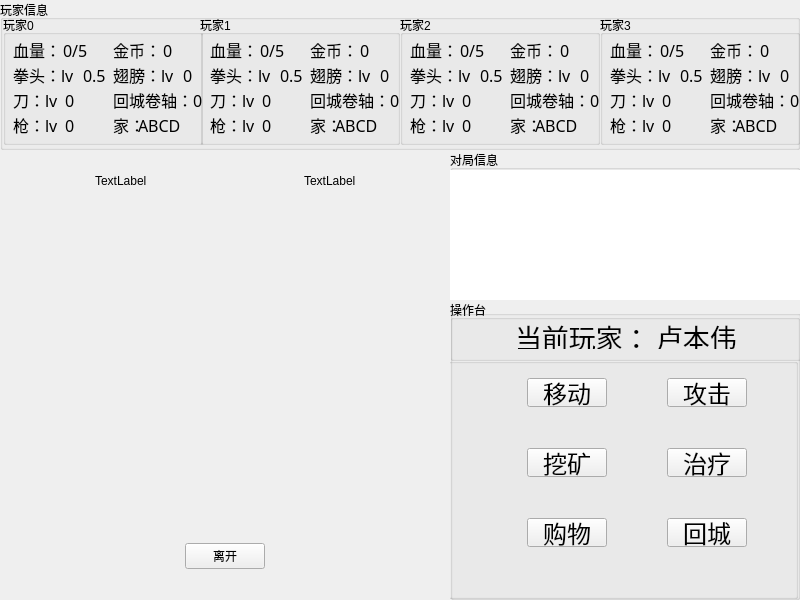
<?xml version="1.0" encoding="UTF-8"?>
<ui version="4.0">
 <class>GameWindow</class>
 <widget class="QWidget" name="GameWindow">
  <property name="geometry">
   <rect>
    <x>0</x>
    <y>0</y>
    <width>800</width>
    <height>600</height>
   </rect>
  </property>
  <property name="windowTitle">
   <string>Form</string>
  </property>
  <widget class="QGroupBox" name="playerInfo">
   <property name="geometry">
    <rect>
     <x>0</x>
     <y>0</y>
     <width>800</width>
     <height>150</height>
    </rect>
   </property>
   <property name="title">
    <string>玩家信息</string>
   </property>
   <widget class="QGroupBox" name="playerInfo_0">
    <property name="geometry">
     <rect>
      <x>3</x>
      <y>15</y>
      <width>200</width>
      <height>130</height>
     </rect>
    </property>
    <property name="title">
     <string>玩家0</string>
    </property>
    <widget class="QLabel" name="label_1">
     <property name="geometry">
      <rect>
       <x>10</x>
       <y>20</y>
       <width>81</width>
       <height>30</height>
      </rect>
     </property>
     <property name="font">
      <font>
       <family>Rockwell</family>
       <pointsize>12</pointsize>
      </font>
     </property>
     <property name="text">
      <string>血量：</string>
     </property>
    </widget>
    <widget class="QLabel" name="label_2">
     <property name="geometry">
      <rect>
       <x>10</x>
       <y>45</y>
       <width>81</width>
       <height>30</height>
      </rect>
     </property>
     <property name="font">
      <font>
       <family>Rockwell</family>
       <pointsize>12</pointsize>
      </font>
     </property>
     <property name="text">
      <string>拳头：lv</string>
     </property>
    </widget>
    <widget class="QLabel" name="label_3">
     <property name="geometry">
      <rect>
       <x>10</x>
       <y>70</y>
       <width>71</width>
       <height>30</height>
      </rect>
     </property>
     <property name="font">
      <font>
       <family>Rockwell</family>
       <pointsize>12</pointsize>
      </font>
     </property>
     <property name="text">
      <string>刀：lv</string>
     </property>
    </widget>
    <widget class="QLabel" name="label_4">
     <property name="geometry">
      <rect>
       <x>10</x>
       <y>95</y>
       <width>71</width>
       <height>30</height>
      </rect>
     </property>
     <property name="font">
      <font>
       <family>Rockwell</family>
       <pointsize>12</pointsize>
      </font>
     </property>
     <property name="text">
      <string>枪：lv</string>
     </property>
    </widget>
    <widget class="QLabel" name="label_5">
     <property name="geometry">
      <rect>
       <x>110</x>
       <y>20</y>
       <width>81</width>
       <height>30</height>
      </rect>
     </property>
     <property name="font">
      <font>
       <family>Rockwell</family>
       <pointsize>12</pointsize>
      </font>
     </property>
     <property name="text">
      <string>金币：</string>
     </property>
    </widget>
    <widget class="QLabel" name="label_6">
     <property name="geometry">
      <rect>
       <x>110</x>
       <y>45</y>
       <width>91</width>
       <height>30</height>
      </rect>
     </property>
     <property name="font">
      <font>
       <family>Rockwell</family>
       <pointsize>12</pointsize>
      </font>
     </property>
     <property name="text">
      <string>翅膀：lv</string>
     </property>
    </widget>
    <widget class="QLabel" name="label_7">
     <property name="geometry">
      <rect>
       <x>110</x>
       <y>70</y>
       <width>81</width>
       <height>30</height>
      </rect>
     </property>
     <property name="font">
      <font>
       <family>Rockwell</family>
       <pointsize>12</pointsize>
      </font>
     </property>
     <property name="text">
      <string>回城卷轴：</string>
     </property>
    </widget>
    <widget class="QLabel" name="label_8">
     <property name="geometry">
      <rect>
       <x>110</x>
       <y>95</y>
       <width>51</width>
       <height>30</height>
      </rect>
     </property>
     <property name="font">
      <font>
       <family>Rockwell</family>
       <pointsize>12</pointsize>
      </font>
     </property>
     <property name="text">
      <string>家：</string>
     </property>
    </widget>
    <widget class="QLabel" name="hp_0">
     <property name="geometry">
      <rect>
       <x>60</x>
       <y>20</y>
       <width>50</width>
       <height>30</height>
      </rect>
     </property>
     <property name="font">
      <font>
       <family>Rockwell</family>
       <pointsize>12</pointsize>
      </font>
     </property>
     <property name="text">
      <string>0/5</string>
     </property>
    </widget>
    <widget class="QLabel" name="lv_fist_0">
     <property name="geometry">
      <rect>
       <x>80</x>
       <y>45</y>
       <width>50</width>
       <height>30</height>
      </rect>
     </property>
     <property name="font">
      <font>
       <family>Rockwell</family>
       <pointsize>12</pointsize>
      </font>
     </property>
     <property name="text">
      <string>0.5</string>
     </property>
    </widget>
    <widget class="QLabel" name="lv_sword_0">
     <property name="geometry">
      <rect>
       <x>62</x>
       <y>70</y>
       <width>50</width>
       <height>30</height>
      </rect>
     </property>
     <property name="font">
      <font>
       <family>Rockwell</family>
       <pointsize>12</pointsize>
      </font>
     </property>
     <property name="text">
      <string>0</string>
     </property>
    </widget>
    <widget class="QLabel" name="lv_gun_0">
     <property name="geometry">
      <rect>
       <x>62</x>
       <y>95</y>
       <width>50</width>
       <height>30</height>
      </rect>
     </property>
     <property name="font">
      <font>
       <family>Rockwell</family>
       <pointsize>12</pointsize>
      </font>
     </property>
     <property name="text">
      <string>0</string>
     </property>
    </widget>
    <widget class="QLabel" name="money_0">
     <property name="geometry">
      <rect>
       <x>160</x>
       <y>20</y>
       <width>50</width>
       <height>30</height>
      </rect>
     </property>
     <property name="font">
      <font>
       <family>Rockwell</family>
       <pointsize>12</pointsize>
      </font>
     </property>
     <property name="text">
      <string>0</string>
     </property>
    </widget>
    <widget class="QLabel" name="lv_wing_0">
     <property name="geometry">
      <rect>
       <x>180</x>
       <y>45</y>
       <width>50</width>
       <height>30</height>
      </rect>
     </property>
     <property name="font">
      <font>
       <family>Rockwell</family>
       <pointsize>12</pointsize>
      </font>
     </property>
     <property name="text">
      <string>0</string>
     </property>
    </widget>
    <widget class="QLabel" name="num_tp_0">
     <property name="geometry">
      <rect>
       <x>190</x>
       <y>70</y>
       <width>50</width>
       <height>30</height>
      </rect>
     </property>
     <property name="font">
      <font>
       <family>Rockwell</family>
       <pointsize>12</pointsize>
      </font>
     </property>
     <property name="text">
      <string>0</string>
     </property>
    </widget>
    <widget class="QLabel" name="home_0">
     <property name="geometry">
      <rect>
       <x>135</x>
       <y>95</y>
       <width>71</width>
       <height>30</height>
      </rect>
     </property>
     <property name="font">
      <font>
       <family>Rockwell</family>
       <pointsize>12</pointsize>
      </font>
     </property>
     <property name="text">
      <string>ABCD</string>
     </property>
    </widget>
   </widget>
   <widget class="QGroupBox" name="playerInfo_1">
    <property name="geometry">
     <rect>
      <x>200</x>
      <y>15</y>
      <width>200</width>
      <height>130</height>
     </rect>
    </property>
    <property name="title">
     <string>玩家1</string>
    </property>
    <widget class="QLabel" name="label_9">
     <property name="geometry">
      <rect>
       <x>10</x>
       <y>20</y>
       <width>81</width>
       <height>30</height>
      </rect>
     </property>
     <property name="font">
      <font>
       <family>Rockwell</family>
       <pointsize>12</pointsize>
      </font>
     </property>
     <property name="text">
      <string>血量：</string>
     </property>
    </widget>
    <widget class="QLabel" name="label_10">
     <property name="geometry">
      <rect>
       <x>10</x>
       <y>45</y>
       <width>81</width>
       <height>30</height>
      </rect>
     </property>
     <property name="font">
      <font>
       <family>Rockwell</family>
       <pointsize>12</pointsize>
      </font>
     </property>
     <property name="text">
      <string>拳头：lv</string>
     </property>
    </widget>
    <widget class="QLabel" name="label_11">
     <property name="geometry">
      <rect>
       <x>10</x>
       <y>70</y>
       <width>71</width>
       <height>30</height>
      </rect>
     </property>
     <property name="font">
      <font>
       <family>Rockwell</family>
       <pointsize>12</pointsize>
      </font>
     </property>
     <property name="text">
      <string>刀：lv</string>
     </property>
    </widget>
    <widget class="QLabel" name="label_12">
     <property name="geometry">
      <rect>
       <x>10</x>
       <y>95</y>
       <width>71</width>
       <height>30</height>
      </rect>
     </property>
     <property name="font">
      <font>
       <family>Rockwell</family>
       <pointsize>12</pointsize>
      </font>
     </property>
     <property name="text">
      <string>枪：lv</string>
     </property>
    </widget>
    <widget class="QLabel" name="label_13">
     <property name="geometry">
      <rect>
       <x>110</x>
       <y>20</y>
       <width>81</width>
       <height>30</height>
      </rect>
     </property>
     <property name="font">
      <font>
       <family>Rockwell</family>
       <pointsize>12</pointsize>
      </font>
     </property>
     <property name="text">
      <string>金币：</string>
     </property>
    </widget>
    <widget class="QLabel" name="label_14">
     <property name="geometry">
      <rect>
       <x>110</x>
       <y>45</y>
       <width>91</width>
       <height>30</height>
      </rect>
     </property>
     <property name="font">
      <font>
       <family>Rockwell</family>
       <pointsize>12</pointsize>
      </font>
     </property>
     <property name="text">
      <string>翅膀：lv</string>
     </property>
    </widget>
    <widget class="QLabel" name="label_15">
     <property name="geometry">
      <rect>
       <x>110</x>
       <y>70</y>
       <width>81</width>
       <height>30</height>
      </rect>
     </property>
     <property name="font">
      <font>
       <family>Rockwell</family>
       <pointsize>12</pointsize>
      </font>
     </property>
     <property name="text">
      <string>回城卷轴：</string>
     </property>
    </widget>
    <widget class="QLabel" name="label_16">
     <property name="geometry">
      <rect>
       <x>110</x>
       <y>95</y>
       <width>51</width>
       <height>30</height>
      </rect>
     </property>
     <property name="font">
      <font>
       <family>Rockwell</family>
       <pointsize>12</pointsize>
      </font>
     </property>
     <property name="text">
      <string>家：</string>
     </property>
    </widget>
    <widget class="QLabel" name="hp_1">
     <property name="geometry">
      <rect>
       <x>60</x>
       <y>20</y>
       <width>50</width>
       <height>30</height>
      </rect>
     </property>
     <property name="font">
      <font>
       <family>Rockwell</family>
       <pointsize>12</pointsize>
      </font>
     </property>
     <property name="text">
      <string>0/5</string>
     </property>
    </widget>
    <widget class="QLabel" name="lv_fist_1">
     <property name="geometry">
      <rect>
       <x>80</x>
       <y>45</y>
       <width>50</width>
       <height>30</height>
      </rect>
     </property>
     <property name="font">
      <font>
       <family>Rockwell</family>
       <pointsize>12</pointsize>
      </font>
     </property>
     <property name="text">
      <string>0.5</string>
     </property>
    </widget>
    <widget class="QLabel" name="lv_sword_1">
     <property name="geometry">
      <rect>
       <x>62</x>
       <y>70</y>
       <width>50</width>
       <height>30</height>
      </rect>
     </property>
     <property name="font">
      <font>
       <family>Rockwell</family>
       <pointsize>12</pointsize>
      </font>
     </property>
     <property name="text">
      <string>0</string>
     </property>
    </widget>
    <widget class="QLabel" name="lv_gun_1">
     <property name="geometry">
      <rect>
       <x>62</x>
       <y>95</y>
       <width>50</width>
       <height>30</height>
      </rect>
     </property>
     <property name="font">
      <font>
       <family>Rockwell</family>
       <pointsize>12</pointsize>
      </font>
     </property>
     <property name="text">
      <string>0</string>
     </property>
    </widget>
    <widget class="QLabel" name="money_1">
     <property name="geometry">
      <rect>
       <x>160</x>
       <y>20</y>
       <width>50</width>
       <height>30</height>
      </rect>
     </property>
     <property name="font">
      <font>
       <family>Rockwell</family>
       <pointsize>12</pointsize>
      </font>
     </property>
     <property name="text">
      <string>0</string>
     </property>
    </widget>
    <widget class="QLabel" name="lv_wing_1">
     <property name="geometry">
      <rect>
       <x>180</x>
       <y>45</y>
       <width>50</width>
       <height>30</height>
      </rect>
     </property>
     <property name="font">
      <font>
       <family>Rockwell</family>
       <pointsize>12</pointsize>
      </font>
     </property>
     <property name="text">
      <string>0</string>
     </property>
    </widget>
    <widget class="QLabel" name="num_tp_1">
     <property name="geometry">
      <rect>
       <x>190</x>
       <y>70</y>
       <width>50</width>
       <height>30</height>
      </rect>
     </property>
     <property name="font">
      <font>
       <family>Rockwell</family>
       <pointsize>12</pointsize>
      </font>
     </property>
     <property name="text">
      <string>0</string>
     </property>
    </widget>
    <widget class="QLabel" name="home_1">
     <property name="geometry">
      <rect>
       <x>135</x>
       <y>95</y>
       <width>71</width>
       <height>30</height>
      </rect>
     </property>
     <property name="font">
      <font>
       <family>Rockwell</family>
       <pointsize>12</pointsize>
      </font>
     </property>
     <property name="text">
      <string>ABCD</string>
     </property>
    </widget>
   </widget>
   <widget class="QGroupBox" name="playerInfo_2">
    <property name="geometry">
     <rect>
      <x>400</x>
      <y>15</y>
      <width>200</width>
      <height>130</height>
     </rect>
    </property>
    <property name="title">
     <string>玩家2</string>
    </property>
    <widget class="QLabel" name="label_17">
     <property name="geometry">
      <rect>
       <x>10</x>
       <y>20</y>
       <width>81</width>
       <height>30</height>
      </rect>
     </property>
     <property name="font">
      <font>
       <family>Rockwell</family>
       <pointsize>12</pointsize>
      </font>
     </property>
     <property name="text">
      <string>血量：</string>
     </property>
    </widget>
    <widget class="QLabel" name="label_18">
     <property name="geometry">
      <rect>
       <x>10</x>
       <y>45</y>
       <width>81</width>
       <height>30</height>
      </rect>
     </property>
     <property name="font">
      <font>
       <family>Rockwell</family>
       <pointsize>12</pointsize>
      </font>
     </property>
     <property name="text">
      <string>拳头：lv</string>
     </property>
    </widget>
    <widget class="QLabel" name="label_19">
     <property name="geometry">
      <rect>
       <x>10</x>
       <y>70</y>
       <width>71</width>
       <height>30</height>
      </rect>
     </property>
     <property name="font">
      <font>
       <family>Rockwell</family>
       <pointsize>12</pointsize>
      </font>
     </property>
     <property name="text">
      <string>刀：lv</string>
     </property>
    </widget>
    <widget class="QLabel" name="label_20">
     <property name="geometry">
      <rect>
       <x>10</x>
       <y>95</y>
       <width>71</width>
       <height>30</height>
      </rect>
     </property>
     <property name="font">
      <font>
       <family>Rockwell</family>
       <pointsize>12</pointsize>
      </font>
     </property>
     <property name="text">
      <string>枪：lv</string>
     </property>
    </widget>
    <widget class="QLabel" name="label_21">
     <property name="geometry">
      <rect>
       <x>110</x>
       <y>20</y>
       <width>81</width>
       <height>30</height>
      </rect>
     </property>
     <property name="font">
      <font>
       <family>Rockwell</family>
       <pointsize>12</pointsize>
      </font>
     </property>
     <property name="text">
      <string>金币：</string>
     </property>
    </widget>
    <widget class="QLabel" name="label_22">
     <property name="geometry">
      <rect>
       <x>110</x>
       <y>45</y>
       <width>91</width>
       <height>30</height>
      </rect>
     </property>
     <property name="font">
      <font>
       <family>Rockwell</family>
       <pointsize>12</pointsize>
      </font>
     </property>
     <property name="text">
      <string>翅膀：lv</string>
     </property>
    </widget>
    <widget class="QLabel" name="label_23">
     <property name="geometry">
      <rect>
       <x>110</x>
       <y>70</y>
       <width>81</width>
       <height>30</height>
      </rect>
     </property>
     <property name="font">
      <font>
       <family>Rockwell</family>
       <pointsize>12</pointsize>
      </font>
     </property>
     <property name="text">
      <string>回城卷轴：</string>
     </property>
    </widget>
    <widget class="QLabel" name="label_24">
     <property name="geometry">
      <rect>
       <x>110</x>
       <y>95</y>
       <width>51</width>
       <height>30</height>
      </rect>
     </property>
     <property name="font">
      <font>
       <family>Rockwell</family>
       <pointsize>12</pointsize>
      </font>
     </property>
     <property name="text">
      <string>家：</string>
     </property>
    </widget>
    <widget class="QLabel" name="hp_2">
     <property name="geometry">
      <rect>
       <x>60</x>
       <y>20</y>
       <width>50</width>
       <height>30</height>
      </rect>
     </property>
     <property name="font">
      <font>
       <family>Rockwell</family>
       <pointsize>12</pointsize>
      </font>
     </property>
     <property name="text">
      <string>0/5</string>
     </property>
    </widget>
    <widget class="QLabel" name="lv_fist_2">
     <property name="geometry">
      <rect>
       <x>80</x>
       <y>45</y>
       <width>50</width>
       <height>30</height>
      </rect>
     </property>
     <property name="font">
      <font>
       <family>Rockwell</family>
       <pointsize>12</pointsize>
      </font>
     </property>
     <property name="text">
      <string>0.5</string>
     </property>
    </widget>
    <widget class="QLabel" name="lv_sword_2">
     <property name="geometry">
      <rect>
       <x>62</x>
       <y>70</y>
       <width>50</width>
       <height>30</height>
      </rect>
     </property>
     <property name="font">
      <font>
       <family>Rockwell</family>
       <pointsize>12</pointsize>
      </font>
     </property>
     <property name="text">
      <string>0</string>
     </property>
    </widget>
    <widget class="QLabel" name="lv_gun_2">
     <property name="geometry">
      <rect>
       <x>62</x>
       <y>95</y>
       <width>50</width>
       <height>30</height>
      </rect>
     </property>
     <property name="font">
      <font>
       <family>Rockwell</family>
       <pointsize>12</pointsize>
      </font>
     </property>
     <property name="text">
      <string>0</string>
     </property>
    </widget>
    <widget class="QLabel" name="money_2">
     <property name="geometry">
      <rect>
       <x>160</x>
       <y>20</y>
       <width>50</width>
       <height>30</height>
      </rect>
     </property>
     <property name="font">
      <font>
       <family>Rockwell</family>
       <pointsize>12</pointsize>
      </font>
     </property>
     <property name="text">
      <string>0</string>
     </property>
    </widget>
    <widget class="QLabel" name="lv_wing_2">
     <property name="geometry">
      <rect>
       <x>180</x>
       <y>45</y>
       <width>50</width>
       <height>30</height>
      </rect>
     </property>
     <property name="font">
      <font>
       <family>Rockwell</family>
       <pointsize>12</pointsize>
      </font>
     </property>
     <property name="text">
      <string>0</string>
     </property>
    </widget>
    <widget class="QLabel" name="num_tp_2">
     <property name="geometry">
      <rect>
       <x>190</x>
       <y>70</y>
       <width>50</width>
       <height>30</height>
      </rect>
     </property>
     <property name="font">
      <font>
       <family>Rockwell</family>
       <pointsize>12</pointsize>
      </font>
     </property>
     <property name="text">
      <string>0</string>
     </property>
    </widget>
    <widget class="QLabel" name="home_2">
     <property name="geometry">
      <rect>
       <x>135</x>
       <y>95</y>
       <width>71</width>
       <height>30</height>
      </rect>
     </property>
     <property name="font">
      <font>
       <family>Rockwell</family>
       <pointsize>12</pointsize>
      </font>
     </property>
     <property name="text">
      <string>ABCD</string>
     </property>
    </widget>
   </widget>
   <widget class="QGroupBox" name="playerInfo_3">
    <property name="geometry">
     <rect>
      <x>600</x>
      <y>15</y>
      <width>200</width>
      <height>130</height>
     </rect>
    </property>
    <property name="title">
     <string>玩家3</string>
    </property>
    <widget class="QLabel" name="label_25">
     <property name="geometry">
      <rect>
       <x>10</x>
       <y>20</y>
       <width>81</width>
       <height>30</height>
      </rect>
     </property>
     <property name="font">
      <font>
       <family>Rockwell</family>
       <pointsize>12</pointsize>
      </font>
     </property>
     <property name="text">
      <string>血量：</string>
     </property>
    </widget>
    <widget class="QLabel" name="label_26">
     <property name="geometry">
      <rect>
       <x>10</x>
       <y>45</y>
       <width>81</width>
       <height>30</height>
      </rect>
     </property>
     <property name="font">
      <font>
       <family>Rockwell</family>
       <pointsize>12</pointsize>
      </font>
     </property>
     <property name="text">
      <string>拳头：lv</string>
     </property>
    </widget>
    <widget class="QLabel" name="label_27">
     <property name="geometry">
      <rect>
       <x>10</x>
       <y>70</y>
       <width>71</width>
       <height>30</height>
      </rect>
     </property>
     <property name="font">
      <font>
       <family>Rockwell</family>
       <pointsize>12</pointsize>
      </font>
     </property>
     <property name="text">
      <string>刀：lv</string>
     </property>
    </widget>
    <widget class="QLabel" name="label_28">
     <property name="geometry">
      <rect>
       <x>10</x>
       <y>95</y>
       <width>71</width>
       <height>30</height>
      </rect>
     </property>
     <property name="font">
      <font>
       <family>Rockwell</family>
       <pointsize>12</pointsize>
      </font>
     </property>
     <property name="text">
      <string>枪：lv</string>
     </property>
    </widget>
    <widget class="QLabel" name="label_29">
     <property name="geometry">
      <rect>
       <x>110</x>
       <y>20</y>
       <width>81</width>
       <height>30</height>
      </rect>
     </property>
     <property name="font">
      <font>
       <family>Rockwell</family>
       <pointsize>12</pointsize>
      </font>
     </property>
     <property name="text">
      <string>金币：</string>
     </property>
    </widget>
    <widget class="QLabel" name="label_30">
     <property name="geometry">
      <rect>
       <x>110</x>
       <y>45</y>
       <width>91</width>
       <height>30</height>
      </rect>
     </property>
     <property name="font">
      <font>
       <family>Rockwell</family>
       <pointsize>12</pointsize>
      </font>
     </property>
     <property name="text">
      <string>翅膀：lv</string>
     </property>
    </widget>
    <widget class="QLabel" name="label_31">
     <property name="geometry">
      <rect>
       <x>110</x>
       <y>70</y>
       <width>81</width>
       <height>30</height>
      </rect>
     </property>
     <property name="font">
      <font>
       <family>Rockwell</family>
       <pointsize>12</pointsize>
      </font>
     </property>
     <property name="text">
      <string>回城卷轴：</string>
     </property>
    </widget>
    <widget class="QLabel" name="label_32">
     <property name="geometry">
      <rect>
       <x>110</x>
       <y>95</y>
       <width>51</width>
       <height>30</height>
      </rect>
     </property>
     <property name="font">
      <font>
       <family>Rockwell</family>
       <pointsize>12</pointsize>
      </font>
     </property>
     <property name="text">
      <string>家：</string>
     </property>
    </widget>
    <widget class="QLabel" name="hp_3">
     <property name="geometry">
      <rect>
       <x>60</x>
       <y>20</y>
       <width>50</width>
       <height>30</height>
      </rect>
     </property>
     <property name="font">
      <font>
       <family>Rockwell</family>
       <pointsize>12</pointsize>
      </font>
     </property>
     <property name="text">
      <string>0/5</string>
     </property>
    </widget>
    <widget class="QLabel" name="lv_fist_3">
     <property name="geometry">
      <rect>
       <x>80</x>
       <y>45</y>
       <width>50</width>
       <height>30</height>
      </rect>
     </property>
     <property name="font">
      <font>
       <family>Rockwell</family>
       <pointsize>12</pointsize>
      </font>
     </property>
     <property name="text">
      <string>0.5</string>
     </property>
    </widget>
    <widget class="QLabel" name="lv_sword_3">
     <property name="geometry">
      <rect>
       <x>62</x>
       <y>70</y>
       <width>50</width>
       <height>30</height>
      </rect>
     </property>
     <property name="font">
      <font>
       <family>Rockwell</family>
       <pointsize>12</pointsize>
      </font>
     </property>
     <property name="text">
      <string>0</string>
     </property>
    </widget>
    <widget class="QLabel" name="lv_gun_3">
     <property name="geometry">
      <rect>
       <x>62</x>
       <y>95</y>
       <width>50</width>
       <height>30</height>
      </rect>
     </property>
     <property name="font">
      <font>
       <family>Rockwell</family>
       <pointsize>12</pointsize>
      </font>
     </property>
     <property name="text">
      <string>0</string>
     </property>
    </widget>
    <widget class="QLabel" name="money_3">
     <property name="geometry">
      <rect>
       <x>160</x>
       <y>20</y>
       <width>50</width>
       <height>30</height>
      </rect>
     </property>
     <property name="font">
      <font>
       <family>Rockwell</family>
       <pointsize>12</pointsize>
      </font>
     </property>
     <property name="text">
      <string>0</string>
     </property>
    </widget>
    <widget class="QLabel" name="lv_wing_3">
     <property name="geometry">
      <rect>
       <x>180</x>
       <y>45</y>
       <width>50</width>
       <height>30</height>
      </rect>
     </property>
     <property name="font">
      <font>
       <family>Rockwell</family>
       <pointsize>12</pointsize>
      </font>
     </property>
     <property name="text">
      <string>0</string>
     </property>
    </widget>
    <widget class="QLabel" name="num_tp_3">
     <property name="geometry">
      <rect>
       <x>190</x>
       <y>70</y>
       <width>50</width>
       <height>30</height>
      </rect>
     </property>
     <property name="font">
      <font>
       <family>Rockwell</family>
       <pointsize>12</pointsize>
      </font>
     </property>
     <property name="text">
      <string>0</string>
     </property>
    </widget>
    <widget class="QLabel" name="home_3">
     <property name="geometry">
      <rect>
       <x>135</x>
       <y>95</y>
       <width>71</width>
       <height>30</height>
      </rect>
     </property>
     <property name="font">
      <font>
       <family>Rockwell</family>
       <pointsize>12</pointsize>
      </font>
     </property>
     <property name="text">
      <string>ABCD</string>
     </property>
    </widget>
   </widget>
  </widget>
  <widget class="QGroupBox" name="gameInfo">
   <property name="geometry">
    <rect>
     <x>450</x>
     <y>150</y>
     <width>350</width>
     <height>150</height>
    </rect>
   </property>
   <property name="title">
    <string>对局信息</string>
   </property>
   <widget class="QTextBrowser" name="textBrowser">
    <property name="geometry">
     <rect>
      <x>0</x>
      <y>20</y>
      <width>351</width>
      <height>131</height>
     </rect>
    </property>
    <property name="autoFillBackground">
     <bool>true</bool>
    </property>
    <property name="frameShape">
     <enum>QFrame::NoFrame</enum>
    </property>
    <property name="frameShadow">
     <enum>QFrame::Raised</enum>
    </property>
   </widget>
  </widget>
  <widget class="QGroupBox" name="actionGroup">
   <property name="geometry">
    <rect>
     <x>450</x>
     <y>300</y>
     <width>350</width>
     <height>300</height>
    </rect>
   </property>
   <property name="title">
    <string>操作台</string>
   </property>
   <widget class="QGroupBox" name="groupBox">
    <property name="geometry">
     <rect>
      <x>0</x>
      <y>10</y>
      <width>351</width>
      <height>51</height>
     </rect>
    </property>
    <property name="title">
     <string/>
    </property>
    <layout class="QHBoxLayout" name="horizontalLayout">
     <item>
      <spacer name="horizontalSpacer">
       <property name="orientation">
        <enum>Qt::Horizontal</enum>
       </property>
       <property name="sizeHint" stdset="0">
        <size>
         <width>40</width>
         <height>20</height>
        </size>
       </property>
      </spacer>
     </item>
     <item>
      <widget class="QLabel" name="label">
       <property name="font">
        <font>
         <pointsize>20</pointsize>
        </font>
       </property>
       <property name="text">
        <string>当前玩家：</string>
       </property>
      </widget>
     </item>
     <item>
      <widget class="QLabel" name="currPlayer">
       <property name="font">
        <font>
         <pointsize>20</pointsize>
        </font>
       </property>
       <property name="text">
        <string>卢本伟</string>
       </property>
      </widget>
     </item>
     <item>
      <spacer name="horizontalSpacer_2">
       <property name="orientation">
        <enum>Qt::Horizontal</enum>
       </property>
       <property name="sizeHint" stdset="0">
        <size>
         <width>40</width>
         <height>20</height>
        </size>
       </property>
      </spacer>
     </item>
    </layout>
   </widget>
   <widget class="QGroupBox" name="groupBox_2">
    <property name="geometry">
     <rect>
      <x>-3</x>
      <y>58</y>
      <width>351</width>
      <height>241</height>
     </rect>
    </property>
    <property name="title">
     <string/>
    </property>
    <widget class="QPushButton" name="move">
     <property name="geometry">
      <rect>
       <x>80</x>
       <y>20</y>
       <width>80</width>
       <height>29</height>
      </rect>
     </property>
     <property name="font">
      <font>
       <pointsize>18</pointsize>
      </font>
     </property>
     <property name="text">
      <string>移动</string>
     </property>
    </widget>
    <widget class="QPushButton" name="mine">
     <property name="geometry">
      <rect>
       <x>80</x>
       <y>90</y>
       <width>80</width>
       <height>29</height>
      </rect>
     </property>
     <property name="font">
      <font>
       <pointsize>18</pointsize>
      </font>
     </property>
     <property name="text">
      <string>挖矿</string>
     </property>
    </widget>
    <widget class="QPushButton" name="buy">
     <property name="geometry">
      <rect>
       <x>80</x>
       <y>160</y>
       <width>80</width>
       <height>29</height>
      </rect>
     </property>
     <property name="font">
      <font>
       <pointsize>18</pointsize>
      </font>
     </property>
     <property name="text">
      <string>购物</string>
     </property>
    </widget>
    <widget class="QPushButton" name="heal">
     <property name="geometry">
      <rect>
       <x>220</x>
       <y>90</y>
       <width>80</width>
       <height>29</height>
      </rect>
     </property>
     <property name="font">
      <font>
       <pointsize>18</pointsize>
      </font>
     </property>
     <property name="text">
      <string>治疗</string>
     </property>
    </widget>
    <widget class="QPushButton" name="tp">
     <property name="geometry">
      <rect>
       <x>220</x>
       <y>160</y>
       <width>80</width>
       <height>29</height>
      </rect>
     </property>
     <property name="font">
      <font>
       <pointsize>18</pointsize>
      </font>
     </property>
     <property name="text">
      <string>回城</string>
     </property>
    </widget>
    <widget class="QPushButton" name="attack">
     <property name="geometry">
      <rect>
       <x>220</x>
       <y>20</y>
       <width>80</width>
       <height>29</height>
      </rect>
     </property>
     <property name="font">
      <font>
       <pointsize>18</pointsize>
      </font>
     </property>
     <property name="text">
      <string>攻击</string>
     </property>
    </widget>
   </widget>
  </widget>
  <widget class="QStackedWidget" name="map">
   <property name="geometry">
    <rect>
     <x>0</x>
     <y>150</y>
     <width>450</width>
     <height>450</height>
    </rect>
   </property>
   <property name="currentIndex">
    <number>2</number>
   </property>
   <widget class="QWidget" name="main"/>
   <widget class="QWidget" name="move_interface">
    <widget class="QPushButton" name="move_leave">
     <property name="geometry">
      <rect>
       <x>340</x>
       <y>410</y>
       <width>100</width>
       <height>32</height>
      </rect>
     </property>
     <property name="text">
      <string>离开</string>
     </property>
    </widget>
   </widget>
   <widget class="QWidget" name="buy_interface">
    <widget class="MousePos" name="Mouse">
     <property name="geometry">
      <rect>
       <x>0</x>
       <y>0</y>
       <width>450</width>
       <height>450</height>
      </rect>
     </property>
     <property name="text">
      <string/>
     </property>
    </widget>
    <widget class="QWidget" name="layoutWidget">
     <property name="geometry">
      <rect>
       <x>20</x>
       <y>20</y>
       <width>411</width>
       <height>22</height>
      </rect>
     </property>
     <layout class="QHBoxLayout" name="horizontalLayout_2">
      <item>
       <spacer name="horizontalSpacer_3">
        <property name="orientation">
         <enum>Qt::Horizontal</enum>
        </property>
        <property name="sizeHint" stdset="0">
         <size>
          <width>40</width>
          <height>20</height>
         </size>
        </property>
       </spacer>
      </item>
      <item>
       <widget class="QLabel" name="buyPlayer">
        <property name="text">
         <string>TextLabel</string>
        </property>
       </widget>
      </item>
      <item>
       <spacer name="horizontalSpacer_6">
        <property name="orientation">
         <enum>Qt::Horizontal</enum>
        </property>
        <property name="sizeHint" stdset="0">
         <size>
          <width>40</width>
          <height>20</height>
         </size>
        </property>
       </spacer>
      </item>
      <item>
       <spacer name="horizontalSpacer_5">
        <property name="orientation">
         <enum>Qt::Horizontal</enum>
        </property>
        <property name="sizeHint" stdset="0">
         <size>
          <width>40</width>
          <height>20</height>
         </size>
        </property>
       </spacer>
      </item>
      <item>
       <widget class="QLabel" name="curMoney">
        <property name="text">
         <string>TextLabel</string>
        </property>
       </widget>
      </item>
      <item>
       <spacer name="horizontalSpacer_4">
        <property name="orientation">
         <enum>Qt::Horizontal</enum>
        </property>
        <property name="sizeHint" stdset="0">
         <size>
          <width>40</width>
          <height>20</height>
         </size>
        </property>
       </spacer>
      </item>
     </layout>
    </widget>
    <widget class="QWidget" name="layoutWidget">
     <property name="geometry">
      <rect>
       <x>19</x>
       <y>390</y>
       <width>411</width>
       <height>32</height>
      </rect>
     </property>
     <layout class="QHBoxLayout" name="horizontalLayout_3">
      <item>
       <spacer name="horizontalSpacer_7">
        <property name="orientation">
         <enum>Qt::Horizontal</enum>
        </property>
        <property name="sizeHint" stdset="0">
         <size>
          <width>40</width>
          <height>20</height>
         </size>
        </property>
       </spacer>
      </item>
      <item>
       <widget class="QPushButton" name="shop_leave">
        <property name="text">
         <string>离开</string>
        </property>
       </widget>
      </item>
      <item>
       <spacer name="horizontalSpacer_8">
        <property name="orientation">
         <enum>Qt::Horizontal</enum>
        </property>
        <property name="sizeHint" stdset="0">
         <size>
          <width>40</width>
          <height>20</height>
         </size>
        </property>
       </spacer>
      </item>
     </layout>
    </widget>
   </widget>
  </widget>
 </widget>
 <customwidgets>
  <customwidget>
   <class>MousePos</class>
   <extends>QLabel</extends>
   <header location="global">mousepos.h</header>
  </customwidget>
 </customwidgets>
 <resources/>
 <connections/>
</ui>
